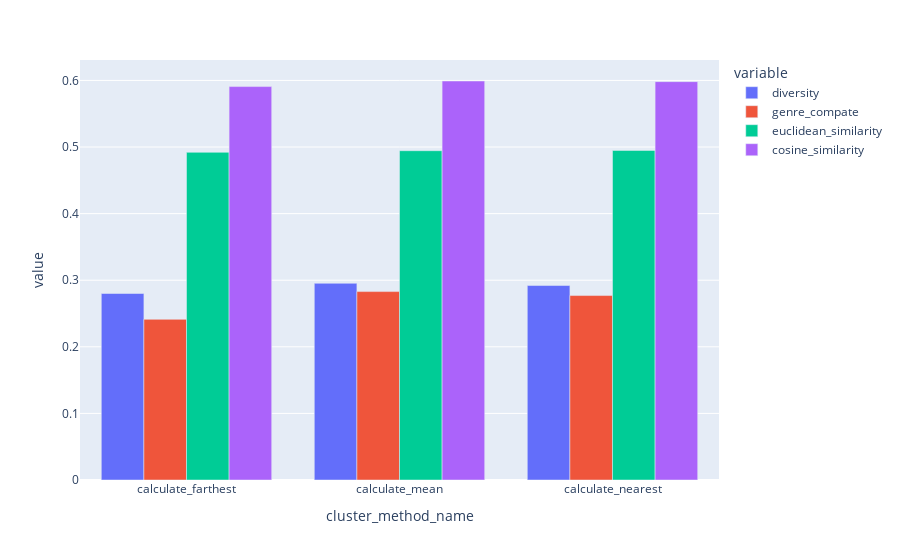

Here is the notebook cell this chart was saved with:
### Code cell
group_pairs = df_output.groupby(['cluster_method_name'])
group_mean = group_pairs.mean()

fig = px.bar(group_mean, x=group_mean.index, y=['diversity', 'genre_compate', 'euclidean_similarity', 'cosine_similarity'], barmode='group')
fig.show()

### Figure 1 — Plotly figure (JSON) as saved in the notebook; plotly's stock layout.template omitted (floating-point values rounded to 4 significant figures)
{"data": [{"alignmentgroup": "True", "hovertemplate": "variable=diversity<br>cluster_method_name=%{x}<br>value=%{y}<extra></extra>", "legendgroup": "diversity", "marker": {"color": "#636efa", "pattern": {"shape": ""}}, "name": "diversity", "offsetgroup": "diversity", "orientation": "v", "showlegend": true, "textposition": "auto", "type": "bar", "x": ["calculate_farthest", "calculate_mean", "calculate_nearest"], "xaxis": "x", "y": [0.2801, 0.2954, 0.292], "yaxis": "y"}, {"alignmentgroup": "True", "hovertemplate": "variable=genre_compate<br>cluster_method_name=%{x}<br>value=%{y}<extra></extra>", "legendgroup": "genre_compate", "marker": {"color": "#EF553B", "pattern": {"shape": ""}}, "name": "genre_compate", "offsetgroup": "genre_compate", "orientation": "v", "showlegend": true, "textposition": "auto", "type": "bar", "x": ["calculate_farthest", "calculate_mean", "calculate_nearest"], "xaxis": "x", "y": [0.2413, 0.2829, 0.277], "yaxis": "y"}, {"alignmentgroup": "True", "hovertemplate": "variable=euclidean_similarity<br>cluster_method_name=%{x}<br>value=%{y}<extra></extra>", "legendgroup": "euclidean_similarity", "marker": {"color": "#00cc96", "pattern": {"shape": ""}}, "name": "euclidean_similarity", "offsetgroup": "euclidean_similarity", "orientation": "v", "showlegend": true, "textposition": "auto", "type": "bar", "x": ["calculate_farthest", "calculate_mean", "calculate_nearest"], "xaxis": "x", "y": [0.4921, 0.4945, 0.4949], "yaxis": "y"}, {"alignmentgroup": "True", "hovertemplate": "variable=cosine_similarity<br>cluster_method_name=%{x}<br>value=%{y}<extra></extra>", "legendgroup": "cosine_similarity", "marker": {"color": "#ab63fa", "pattern": {"shape": ""}}, "name": "cosine_similarity", "offsetgroup": "cosine_similarity", "orientation": "v", "showlegend": true, "textposition": "auto", "type": "bar", "x": ["calculate_farthest", "calculate_mean", "calculate_nearest"], "xaxis": "x", "y": [0.5908, 0.5992, 0.5982], "yaxis": "y"}], "layout": {"barmode": "group", "legend": {"title": {"text": "variable"}, "tracegroupgap": 0}, "margin": {"t": 60}, "xaxis": {"anchor": "y", "domain": [0, 1], "title": {"text": "cluster_method_name"}}, "yaxis": {"anchor": "x", "domain": [0, 1], "title": {"text": "value"}}}}
